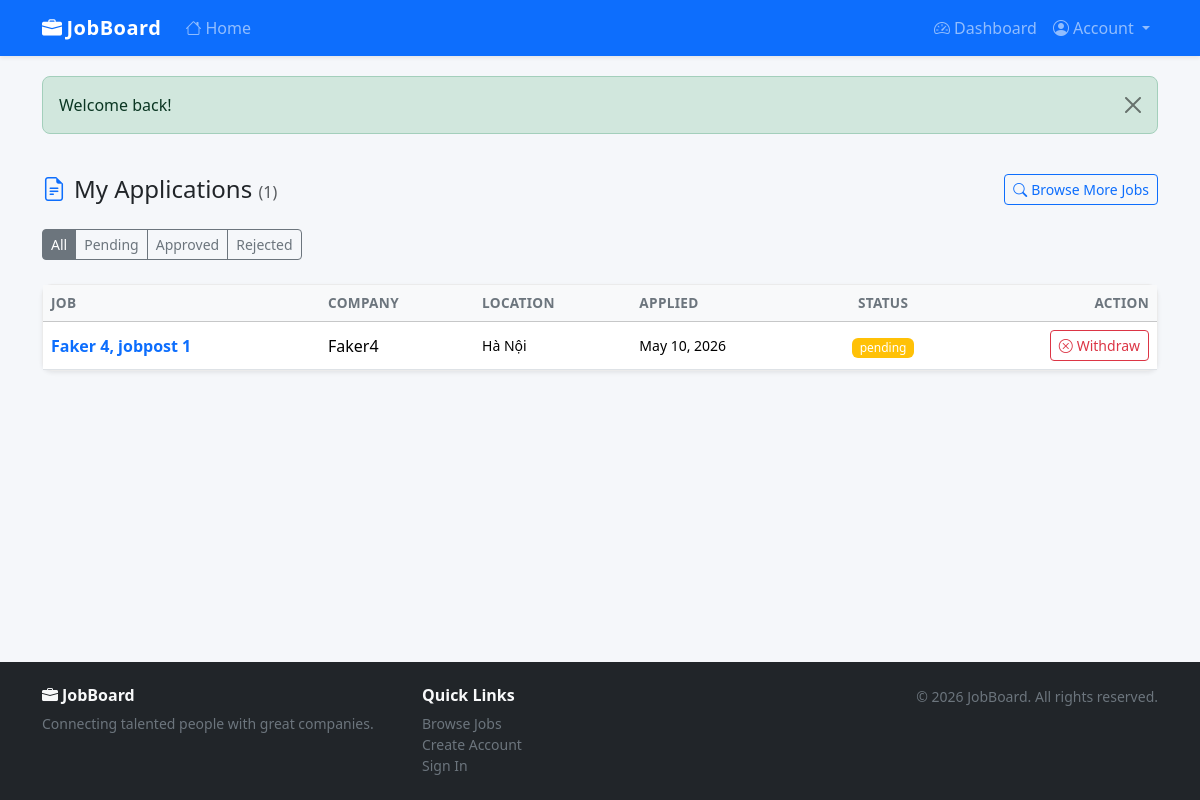
/jobseeker/my_applications.php (signed in), run on the app's committed database.
### tables this page shows
CREATE TABLE `applications` (
  `id`           int(10) UNSIGNED NOT NULL AUTO_INCREMENT,
  `job_id`       int(10) UNSIGNED NOT NULL,
  `jobseeker_id` int(10) UNSIGNED NOT NULL,
  `cover_letter` text             DEFAULT NULL,
  `status`       enum('pending','approved','rejected') NOT NULL DEFAULT 'pending',
  `applied_at`   datetime         NOT NULL DEFAULT current_timestamp(),
  PRIMARY KEY (`id`),
  UNIQUE KEY `uq_jobseeker_employer_active` (`job_id`,`jobseeker_id`),
  KEY `idx_app_jobseeker` (`jobseeker_id`),
  CONSTRAINT `fk_app_job`    FOREIGN KEY (`job_id`)       REFERENCES `job_posts`          (`id`) ON DELETE CASCADE,
  CONSTRAINT `fk_app_seeker` FOREIGN KEY (`jobseeker_id`) REFERENCES `jobseeker_profiles` (`id`) ON DELETE CASCADE
);

CREATE TABLE `job_posts` (
  `id`           int(10) UNSIGNED NOT NULL AUTO_INCREMENT,
  `employer_id`  int(10) UNSIGNED NOT NULL,
  `title`        varchar(200)     NOT NULL,
  `description`  text             NOT NULL,
  `requirements` text             DEFAULT NULL,
  `salary`       varchar(100)     DEFAULT NULL COMMENT 'DEPRECATED — use salary_min/salary_max',
  `salary_min`   bigint(20)       DEFAULT NULL,
  `salary_max`   bigint(20)       DEFAULT NULL,
  `currency`     enum('VND','USD','EUR') NOT NULL DEFAULT 'VND',
  `end_date`     date             DEFAULT NULL COMMENT 'Application deadline',
  `recruit_type` enum('fulltime','parttime','online','offline') NOT NULL DEFAULT 'fulltime',
  `location`     varchar(150)     DEFAULT NULL,
  `category`     varchar(100)     DEFAULT NULL,
  `status`       enum('open','closed') NOT NULL DEFAULT 'open',
  `created_at`   datetime         NOT NULL DEFAULT current_timestamp(),
  PRIMARY KEY (`id`),
  KEY `idx_jp_employer`  (`employer_id`),
  KEY `idx_jp_status`    (`status`),
  KEY `idx_jp_created`   (`created_at`),
  KEY `idx_jp_end_date`  (`end_date`),
  CONSTRAINT `fk_jp_employer` FOREIGN KEY (`employer_id`) REFERENCES `employer_profiles` (`id`) ON DELETE CASCADE
);

CREATE TABLE `employer_profiles` (
  `id`                       int(10) UNSIGNED NOT NULL AUTO_INCREMENT,
  `user_id`                  int(10) UNSIGNED NOT NULL,
  `company_name`             varchar(200)     NOT NULL DEFAULT '',
  `description`              text             DEFAULT NULL,
  `logo_path`                varchar(255)     DEFAULT NULL,
  `website`                  varchar(255)     DEFAULT NULL,
  `address`                  varchar(255)     DEFAULT NULL,
  `no_employees`             int(10) UNSIGNED DEFAULT NULL COMMENT 'Number of employees',
  `business_registration_no` varchar(50)      DEFAULT NULL COMMENT 'Số đăng ký kinh doanh',
  PRIMARY KEY (`id`),
  UNIQUE KEY `uq_ep_user` (`user_id`),
  CONSTRAINT `fk_ep_user` FOREIGN KEY (`user_id`) REFERENCES `users` (`id`) ON DELETE CASCADE
);

### jobseeker/my_applications.php (the view, shortened to what this page needs)
<?php
$user  = getCurrentUser();
$jspId = $user['profile_id'];
$statusFilter = $_GET['status'] ?? '';
$page    = max(1, (int)($_GET['page'] ?? 1));
$perPage = 10;
$offset  = ($page - 1) * $perPage;
try {
    $pdo    = getDB();
    $where  = ['a.jobseeker_id = ?'];
    $params = [$jspId];
    $whereSQL = 'WHERE ' . implode(' AND ', $where);
    $countStmt = $pdo->prepare(
        'SELECT COUNT(*) FROM applications a ' . $whereSQL
    );
    $countStmt->execute($params);
    $total = (int)$countStmt->fetchColumn();
    $params[] = $perPage;
    $params[] = $offset;
    $stmt = $pdo->prepare(
        'SELECT a.id AS app_id, a.status, a.applied_at,
                jp.id AS job_id, jp.title AS job_title, jp.location, jp.status AS job_status,
                ep.company_name, ep.logo_path
         FROM applications a
         JOIN job_posts jp ON jp.id = a.job_id
         JOIN employer_profiles ep ON ep.id = jp.employer_id
         ' . $whereSQL . '
         ORDER BY a.applied_at DESC
         LIMIT ? OFFSET ?'
    );
    $stmt->execute($params);
    $applications = $stmt->fetchAll();
} catch (PDOException $e) {
    error_log($e->getMessage());
    $applications = [];
    $total = $pages = 0;
}
$badgeMap = ['pending' => 'warning', 'approved' => 'success', 'rejected' => 'danger'];
require_once __DIR__ . '/../includes/header.php';
?>
<div class="d-flex justify-content-between align-items-center mb-4">
  <h4 class="mb-0">
    <i class="bi bi-file-earmark-text me-2 text-primary"></i>My Applications
    <small class="text-muted fs-6">(<?= $total ?>)</small>
  </h4>
  <a href="/website/index.php" class="btn btn-outline-primary btn-sm">
    <i class="bi bi-search me-1"></i>Browse More Jobs
  </a>
</div>
<div class="btn-group mb-4">
  <?php foreach ([''=>'All','pending'=>'Pending','approved'=>'Approved','rejected'=>'Rejected'] as $val => $label): ?>
    <a href="?status=<?= $val ?>"
       class="btn btn-sm btn-<?= $statusFilter === $val ? '' : 'outline-' ?>secondary">
      <?= $label ?>
    </a>
  <?php endforeach; ?>
</div>
<?php if (empty($applications)): ?>
  <div class="text-center py-5 text-muted">
    <i class="bi bi-file-earmark fs-1 d-block mb-3"></i>
    No applications found.
    <a href="/website/index.php">Browse jobs</a>
  </div>
<?php else: ?>
  <div class="card shadow-sm">
    <div class="table-responsive">
      <table class="table table-hover align-middle mb-0">
        <thead class="table-light">
          <tr>
            <th>Job</th>
            <th>Company</th>
            <th>Location</th>
            <th>Applied</th>
            <th class="text-center">Status</th>
            <th class="text-end">Action</th>
          </tr>
        </thead>
        <tbody>
          <?php foreach ($applications as $app): ?>
            <tr>
              <td>
                <a href="/website/jobseeker/job_detail.php?id=<?= $app['job_id'] ?>"
                   class="fw-semibold text-decoration-none">
                  <?= htmlspecialchars($app['job_title']) ?>
                </a>
              </td>
              <td>
                <div class="d-flex align-items-center gap-2">
                  <?= htmlspecialchars($app['company_name']) ?>
                </div>
              </td>
              <td class="small"><?= htmlspecialchars($app['location'] ?: '—') ?></td>
              <td class="text-nowrap small">
                <?= date('M j, Y', strtotime($app['applied_at'])) ?>
              </td>
              <td class="text-center">
                <span class="badge bg-<?= $badgeMap[$app['status']] ?>">
                  <?= $app['status'] ?>
                </span>
              </td>
              <td class="text-end">
                <?php if ($app['status'] === 'pending'): ?>
                  <form method="post"
                        onsubmit="return confirm('Withdraw this application?')">
                    <button class="btn btn-sm btn-outline-danger">
                      <i class="bi bi-x-circle me-1"></i>Withdraw
                    </button>
                  </form>
                <?php else: ?>
                  <span class="text-muted small">—</span>
                <?php endif; ?>
              </td>
            </tr>
          <?php endforeach; ?>
        </tbody>
      </table>
    </div>
  </div>
<?php endif; ?>
<?php require_once __DIR__ . '/../includes/footer.php'; ?>

### assets/css/style.css (style rules this page uses)
html { scroll-padding-top: 70px; }
body { font-family: 'Segoe UI', system-ui, -apple-system, sans-serif; background-color: #f5f7fa; color: #212529; padding-top: 60px; display: flex; flex-direction: column; min-height: 100vh; }
.card { border: 1px solid rgba(0, 0, 0, .08); border-radius: .625rem; }
.table th { font-weight: 600; font-size: .85rem; text-transform: uppercase; letter-spacing: .3px; color: #6c757d; }
.badge { font-weight: 500; }

### data on the page
applications: job.title "Faker 4, jobpost 1", employer_profiles.company_name "Faker4", job.location "Hà Nội", applied_at "May 10, 2026", status "pending"

### other printed values
$flash['msg'] "Welcome back!"
$total "1"
$label "All"
$label "Pending"
$label "Approved"
$label "Rejected"
